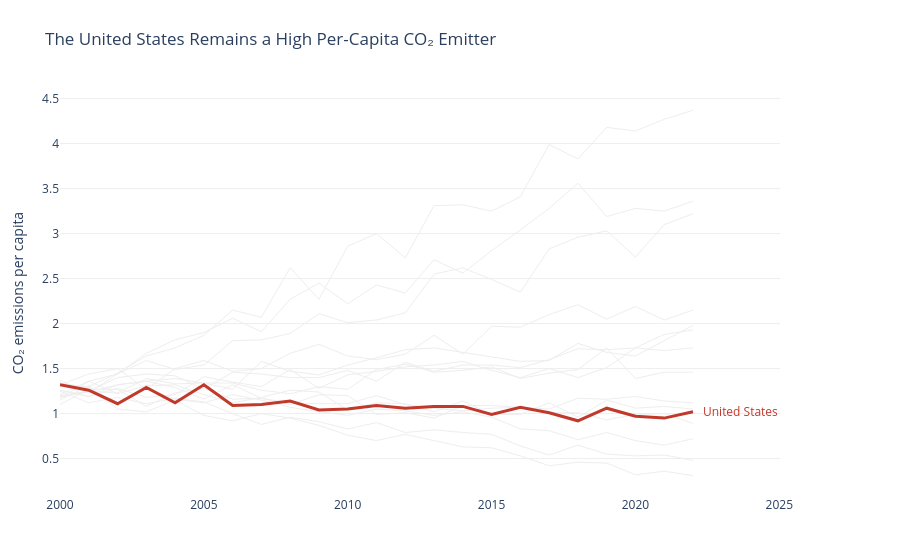

Notebook cell for this chart:
### Markdown cell above
## Task 1 - A line chart showing CO2 per Capita for all countries in the dataset

**Requirements:**
- All countries shown (for context), but only **one highlighted in colour** — your choice which
- All other lines in grey (#EEEEEE), thinner
- Highlighted country **labelled directly** at the end of its line (not in a legend)
- Insight title that names the highlighted country and its story

### Code cell
# Task 1 — CO2 per capita for all countries, highlighting one country

# Find the per-capita column in the dataset
candidates = [
    'CO2_per_capita',
    'CO2_Per_Capita',
    'CO2_per_capita_tonnes',
    'CO2_per_capita_t'
]

per_capita_col = next(
    (col for col in candidates if col in df.columns),
    None
)

if per_capita_col is None:
    print("Available columns:", df.columns.tolist())
    raise ValueError("Find the correct CO2 per-capita column name above.")

# Choose a country to highlight
highlight = 'United States'

# Grey for all countries except the highlighted country
color_map = {
    country: '#EEEEEE' if country != highlight else '#C0392B'
    for country in df['Country'].unique()
}

fig = px.line(
    df,
    x='Year',
    y=per_capita_col,
    color='Country',
    color_discrete_map=color_map,
    category_orders={
        'Country': [
            c for c in df['Country'].unique() if c != highlight
        ] + [highlight]
    },
    labels={
        'Year': '',
        per_capita_col: 'CO₂ emissions per capita'
    },
    title="The United States Remains a High Per-Capita CO₂ Emitter",
    template='plotly_white',
    height=550
)

# Thin background lines; no legend
fig.update_traces(
    line=dict(width=1),
    showlegend=False
)

# Highlight the selected country
fig.update_traces(
    line=dict(width=3, color='#C0392B'),
    selector=dict(name=highlight)
)

# Label the highlighted line at its final available year
highlight_data = (
    df[df['Country'] == highlight]
    .dropna(subset=[per_capita_col])
    .sort_values('Year')
)

if highlight_data.empty:
    raise ValueError(f"No data found for {highlight}.")

last = highlight_data.iloc[-1]

fig.add_annotation(
    x=last['Year'],
    y=last[per_capita_col],
    text=highlight,
    showarrow=False,
    xanchor='left',
    xshift=8,
    font=dict(color='#C0392B', size=12)
)

fig.update_layout(
    margin=dict(l=60, r=120, t=90, b=50),
    xaxis=dict(showgrid=False, title=''),
    yaxis=dict(gridcolor='#EEEEEE'),
    plot_bgcolor='white',
    paper_bgcolor='white'
)

fig.show()

### Figure 1 — Plotly figure (JSON) as saved in the notebook; plotly's stock layout.template omitted (floating-point values rounded to 4 significant figures)
{"data": [{"hovertemplate": "Country=China<br>=%{x}<br>CO₂ emissions per capita=%{y}<extra></extra>", "legendgroup": "China", "line": {"color": "#EEEEEE", "dash": "solid", "width": 1}, "marker": {"symbol": "circle"}, "mode": "lines", "name": "China", "orientation": "v", "showlegend": false, "type": "scatter", "x": [2000, 2001, 2002, 2003, 2004, 2005, 2006, 2007, 2008, 2009, 2010, 2011, 2012, 2013, 2014, 2015, 2016, 2017, 2018, 2019, 2020, 2021, 2022], "xaxis": "x", "y": [1.32, 1.3, 1.45, 1.64, 1.73, 1.87, 2.15, 2.07, 2.62, 2.27, 2.86, 3.0, 2.73, 3.31, 3.32, 3.25, 3.41, 3.99, 3.83, 4.18, 4.14, 4.27, 4.37], "yaxis": "y"}, {"hovertemplate": "Country=India<br>=%{x}<br>CO₂ emissions per capita=%{y}<extra></extra>", "legendgroup": "India", "line": {"color": "#EEEEEE", "dash": "solid", "width": 1}, "marker": {"symbol": "circle"}, "mode": "lines", "name": "India", "orientation": "v", "showlegend": false, "type": "scatter", "x": [2000, 2001, 2002, 2003, 2004, 2005, 2006, 2007, 2008, 2009, 2010, 2011, 2012, 2013, 2014, 2015, 2016, 2017, 2018, 2019, 2020, 2021, 2022], "xaxis": "x", "y": [1.21, 1.36, 1.44, 1.67, 1.82, 1.9, 2.06, 1.91, 2.27, 2.45, 2.22, 2.43, 2.34, 2.71, 2.56, 2.81, 3.04, 3.28, 3.56, 3.19, 3.28, 3.25, 3.36], "yaxis": "y"}, {"hovertemplate": "Country=Germany<br>=%{x}<br>CO₂ emissions per capita=%{y}<extra></extra>", "legendgroup": "Germany", "line": {"color": "#EEEEEE", "dash": "solid", "width": 1}, "marker": {"symbol": "circle"}, "mode": "lines", "name": "Germany", "orientation": "v", "showlegend": false, "type": "scatter", "x": [2000, 2001, 2002, 2003, 2004, 2005, 2006, 2007, 2008, 2009, 2010, 2011, 2012, 2013, 2014, 2015, 2016, 2017, 2018, 2019, 2020, 2021, 2022], "xaxis": "x", "y": [1.25, 1.12, 1.18, 1.11, 1.17, 1.13, 1.0, 0.88, 0.96, 0.91, 0.83, 0.9, 0.79, 0.82, 0.79, 0.77, 0.64, 0.54, 0.65, 0.55, 0.53, 0.54, 0.48], "yaxis": "y"}, {"hovertemplate": "Country=United Kingdom<br>=%{x}<br>CO₂ emissions per capita=%{y}<extra></extra>", "legendgroup": "United Kingdom", "line": {"color": "#EEEEEE", "dash": "solid", "width": 1}, "marker": {"symbol": "circle"}, "mode": "lines", "name": "United Kingdom", "orientation": "v", "showlegend": false, "type": "scatter", "x": [2000, 2001, 2002, 2003, 2004, 2005, 2006, 2007, 2008, 2009, 2010, 2011, 2012, 2013, 2014, 2015, 2016, 2017, 2018, 2019, 2020, 2021, 2022], "xaxis": "x", "y": [1.15, 1.31, 1.05, 1.02, 1.15, 0.98, 0.92, 1.0, 0.95, 0.87, 0.76, 0.7, 0.77, 0.7, 0.63, 0.62, 0.53, 0.42, 0.46, 0.45, 0.32, 0.36, 0.31], "yaxis": "y"}, {"hovertemplate": "Country=France<br>=%{x}<br>CO₂ emissions per capita=%{y}<extra></extra>", "legendgroup": "France", "line": {"color": "#EEEEEE", "dash": "solid", "width": 1}, "marker": {"symbol": "circle"}, "mode": "lines", "name": "France", "orientation": "v", "showlegend": false, "type": "scatter", "x": [2000, 2001, 2002, 2003, 2004, 2005, 2006, 2007, 2008, 2009, 2010, 2011, 2012, 2013, 2014, 2015, 2016, 2017, 2018, 2019, 2020, 2021, 2022], "xaxis": "x", "y": [1.34, 1.29, 1.12, 1.28, 1.16, 1.12, 1.21, 1.15, 1.07, 1.02, 0.98, 1.05, 1.03, 0.98, 1.02, 0.96, 0.83, 0.81, 0.71, 0.79, 0.7, 0.65, 0.72], "yaxis": "y"}, {"hovertemplate": "Country=Brazil<br>=%{x}<br>CO₂ emissions per capita=%{y}<extra></extra>", "legendgroup": "Brazil", "line": {"color": "#EEEEEE", "dash": "solid", "width": 1}, "marker": {"symbol": "circle"}, "mode": "lines", "name": "Brazil", "orientation": "v", "showlegend": false, "type": "scatter", "x": [2000, 2001, 2002, 2003, 2004, 2005, 2006, 2007, 2008, 2009, 2010, 2011, 2012, 2013, 2014, 2015, 2016, 2017, 2018, 2019, 2020, 2021, 2022], "xaxis": "x", "y": [1.26, 1.19, 1.32, 1.36, 1.39, 1.34, 1.27, 1.58, 1.47, 1.43, 1.54, 1.62, 1.71, 1.73, 1.68, 1.63, 1.58, 1.59, 1.78, 1.68, 1.64, 1.81, 1.98], "yaxis": "y"}, {"hovertemplate": "Country=Japan<br>=%{x}<br>CO₂ emissions per capita=%{y}<extra></extra>", "legendgroup": "Japan", "line": {"color": "#EEEEEE", "dash": "solid", "width": 1}, "marker": {"symbol": "circle"}, "mode": "lines", "name": "Japan", "orientation": "v", "showlegend": false, "type": "scatter", "x": [2000, 2001, 2002, 2003, 2004, 2005, 2006, 2007, 2008, 2009, 2010, 2011, 2012, 2013, 2014, 2015, 2016, 2017, 2018, 2019, 2020, 2021, 2022], "xaxis": "x", "y": [1.1, 1.27, 1.27, 1.08, 1.23, 1.28, 1.16, 1.17, 1.1, 1.21, 1.2, 0.99, 1.01, 0.95, 1.09, 1.09, 1.07, 1.01, 1.01, 0.93, 0.99, 1.0, 0.89], "yaxis": "y"}, {"hovertemplate": "Country=Canada<br>=%{x}<br>CO₂ emissions per capita=%{y}<extra></extra>", "legendgroup": "Canada", "line": {"color": "#EEEEEE", "dash": "solid", "width": 1}, "marker": {"symbol": "circle"}, "mode": "lines", "name": "Canada", "orientation": "v", "showlegend": false, "type": "scatter", "x": [2000, 2001, 2002, 2003, 2004, 2005, 2006, 2007, 2008, 2009, 2010, 2011, 2012, 2013, 2014, 2015, 2016, 2017, 2018, 2019, 2020, 2021, 2022], "xaxis": "x", "y": [1.17, 1.36, 1.22, 1.31, 1.32, 1.21, 1.12, 1.18, 1.26, 1.24, 1.04, 1.12, 1.11, 1.02, 1.14, 0.99, 0.99, 1.12, 0.96, 1.15, 1.06, 1.08, 1.05], "yaxis": "y"}, {"hovertemplate": "Country=Australia<br>=%{x}<br>CO₂ emissions per capita=%{y}<extra></extra>", "legendgroup": "Australia", "line": {"color": "#EEEEEE", "dash": "solid", "width": 1}, "marker": {"symbol": "circle"}, "mode": "lines", "name": "Australia", "orientation": "v", "showlegend": false, "type": "scatter", "x": [2000, 2001, 2002, 2003, 2004, 2005, 2006, 2007, 2008, 2009, 2010, 2011, 2012, 2013, 2014, 2015, 2016, 2017, 2018, 2019, 2020, 2021, 2022], "xaxis": "x", "y": [1.26, 1.19, 1.28, 1.18, 1.21, 1.41, 1.35, 1.3, 1.49, 1.28, 1.43, 1.47, 1.52, 1.54, 1.58, 1.48, 1.4, 1.5, 1.4, 1.51, 1.73, 1.7, 1.73], "yaxis": "y"}, {"hovertemplate": "Country=South Korea<br>=%{x}<br>CO₂ emissions per capita=%{y}<extra></extra>", "legendgroup": "South Korea", "line": {"color": "#EEEEEE", "dash": "solid", "width": 1}, "marker": {"symbol": "circle"}, "mode": "lines", "name": "South Korea", "orientation": "v", "showlegend": false, "type": "scatter", "x": [2000, 2001, 2002, 2003, 2004, 2005, 2006, 2007, 2008, 2009, 2010, 2011, 2012, 2013, 2014, 2015, 2016, 2017, 2018, 2019, 2020, 2021, 2022], "xaxis": "x", "y": [1.32, 1.44, 1.5, 1.27, 1.5, 1.59, 1.47, 1.5, 1.67, 1.77, 1.64, 1.6, 1.66, 1.87, 1.66, 1.97, 1.96, 2.1, 2.21, 2.05, 2.19, 2.04, 2.15], "yaxis": "y"}, {"hovertemplate": "Country=Russia<br>=%{x}<br>CO₂ emissions per capita=%{y}<extra></extra>", "legendgroup": "Russia", "line": {"color": "#EEEEEE", "dash": "solid", "width": 1}, "marker": {"symbol": "circle"}, "mode": "lines", "name": "Russia", "orientation": "v", "showlegend": false, "type": "scatter", "x": [2000, 2001, 2002, 2003, 2004, 2005, 2006, 2007, 2008, 2009, 2010, 2011, 2012, 2013, 2014, 2015, 2016, 2017, 2018, 2019, 2020, 2021, 2022], "xaxis": "x", "y": [1.19, 1.24, 1.32, 1.36, 1.29, 1.16, 1.32, 1.17, 1.12, 1.11, 1.11, 1.2, 1.1, 1.06, 1.03, 1.06, 1.07, 1.05, 1.17, 1.16, 1.19, 1.14, 1.12], "yaxis": "y"}, {"hovertemplate": "Country=South Africa<br>=%{x}<br>CO₂ emissions per capita=%{y}<extra></extra>", "legendgroup": "South Africa", "line": {"color": "#EEEEEE", "dash": "solid", "width": 1}, "marker": {"symbol": "circle"}, "mode": "lines", "name": "South Africa", "orientation": "v", "showlegend": false, "type": "scatter", "x": [2000, 2001, 2002, 2003, 2004, 2005, 2006, 2007, 2008, 2009, 2010, 2011, 2012, 2013, 2014, 2015, 2016, 2017, 2018, 2019, 2020, 2021, 2022], "xaxis": "x", "y": [1.2, 1.25, 1.23, 1.39, 1.33, 1.34, 1.34, 1.26, 1.22, 1.3, 1.27, 1.49, 1.55, 1.46, 1.48, 1.52, 1.39, 1.45, 1.49, 1.73, 1.39, 1.46, 1.46], "yaxis": "y"}, {"hovertemplate": "Country=Mexico<br>=%{x}<br>CO₂ emissions per capita=%{y}<extra></extra>", "legendgroup": "Mexico", "line": {"color": "#EEEEEE", "dash": "solid", "width": 1}, "marker": {"symbol": "circle"}, "mode": "lines", "name": "Mexico", "orientation": "v", "showlegend": false, "type": "scatter", "x": [2000, 2001, 2002, 2003, 2004, 2005, 2006, 2007, 2008, 2009, 2010, 2011, 2012, 2013, 2014, 2015, 2016, 2017, 2018, 2019, 2020, 2021, 2022], "xaxis": "x", "y": [1.18, 1.25, 1.4, 1.44, 1.42, 1.27, 1.46, 1.44, 1.4, 1.4, 1.48, 1.36, 1.57, 1.47, 1.54, 1.54, 1.51, 1.6, 1.72, 1.71, 1.73, 1.88, 1.93], "yaxis": "y"}, {"hovertemplate": "Country=Indonesia<br>=%{x}<br>CO₂ emissions per capita=%{y}<extra></extra>", "legendgroup": "Indonesia", "line": {"color": "#EEEEEE", "dash": "solid", "width": 1}, "marker": {"symbol": "circle"}, "mode": "lines", "name": "Indonesia", "orientation": "v", "showlegend": false, "type": "scatter", "x": [2000, 2001, 2002, 2003, 2004, 2005, 2006, 2007, 2008, 2009, 2010, 2011, 2012, 2013, 2014, 2015, 2016, 2017, 2018, 2019, 2020, 2021, 2022], "xaxis": "x", "y": [1.37, 1.23, 1.44, 1.59, 1.49, 1.54, 1.81, 1.82, 1.89, 2.11, 2.01, 2.04, 2.12, 2.55, 2.62, 2.49, 2.35, 2.83, 2.96, 3.03, 2.74, 3.1, 3.22], "yaxis": "y"}, {"hovertemplate": "Country=United States<br>=%{x}<br>CO₂ emissions per capita=%{y}<extra></extra>", "legendgroup": "United States", "line": {"color": "#C0392B", "dash": "solid", "width": 3}, "marker": {"symbol": "circle"}, "mode": "lines", "name": "United States", "orientation": "v", "showlegend": false, "type": "scatter", "x": [2000, 2001, 2002, 2003, 2004, 2005, 2006, 2007, 2008, 2009, 2010, 2011, 2012, 2013, 2014, 2015, 2016, 2017, 2018, 2019, 2020, 2021, 2022], "xaxis": "x", "y": [1.32, 1.26, 1.11, 1.29, 1.12, 1.32, 1.09, 1.1, 1.14, 1.04, 1.05, 1.09, 1.06, 1.08, 1.08, 0.99, 1.07, 1.01, 0.92, 1.06, 0.97, 0.95, 1.02], "yaxis": "y"}], "layout": {"annotations": [{"font": {"color": "#C0392B", "size": 12}, "showarrow": false, "text": "United States", "x": 2022, "xanchor": "left", "xshift": 8, "y": 1.02}], "height": 550, "legend": {"title": {"text": "Country"}, "tracegroupgap": 0}, "margin": {"b": 50, "l": 60, "r": 120, "t": 90}, "paper_bgcolor": "white", "plot_bgcolor": "white", "title": {"text": "The United States Remains a High Per-Capita CO₂ Emitter"}, "xaxis": {"anchor": "y", "domain": [0, 1], "showgrid": false, "title": {"text": ""}}, "yaxis": {"anchor": "x", "domain": [0, 1], "gridcolor": "#EEEEEE", "title": {"text": "CO₂ emissions per capita"}}}}
